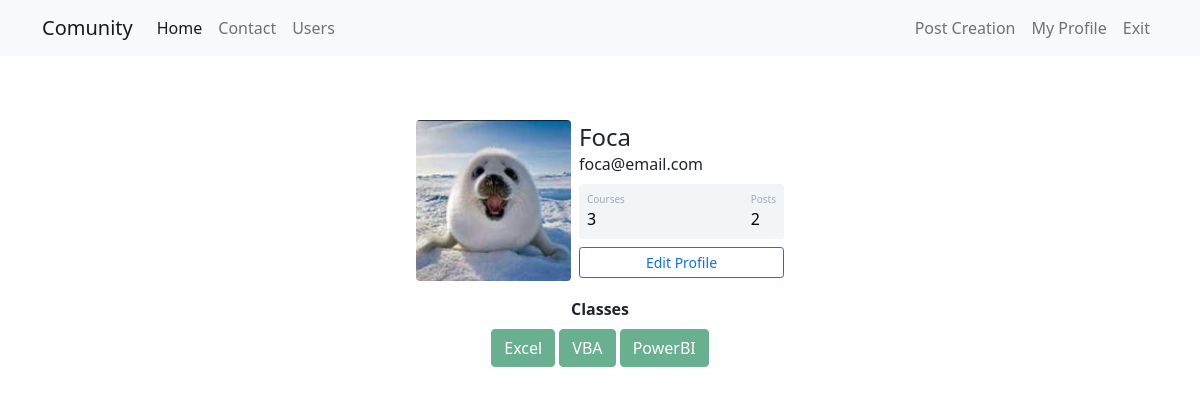
Screenshot of /profile (signed in) with the database file from the repository.
### communitywebsite/models.py (models this page shows)
class Customer(database.Model, UserMixin):
    id = database.Column(database.Integer, primary_key=True)
    username = database.Column(database.String, nullable=False)
    email = database.Column(database.String, nullable=False, unique=True)
    password = database.Column(database.String, nullable=False)
    user_picture = database.Column(database.String, default='default.jpg')
    posts = database.relationship('Post', backref='author', lazy=True)
    courses = database.Column(database.String, nullable=False, default='Uninformed')
    def posts_counter(self):
        return len(self.posts)

### communitywebsite/routes.py (the view)
@app.route('/profile')
@login_required
def profile():
    user_picture = url_for('static', filename='Profile_Pictures/{}'.format(current_user.user_picture))
    return render_template('profile.html', user_picture=user_picture)

### communitywebsite/models.py (called while the page is built)
@login_manager.user_loader
def load_user(id_user):
    return Customer.query.get(int(id_user))

### communitywebsite/templates/profile.html (shortened to what this page needs)
{% extends 'base.html' %}
{% block body %}
<div class="container mt-5 d-flex justify-content-center">
    <div class="card p-3">
        <div class="d-flex align-items-center">
            <div class="image pe-2"> <img src="{{ user_picture }}" class="rounded" width="155"> </div>
            <div class="ml-3 w-100">
                <h4 class="mb-0 mt-0">{{ current_user.username }}</h4> <span>{{ current_user.email }}</span>
                <div class="p-2 mt-2 bg-primary d-flex justify-content-between rounded text-white stats">
                    {% if 'Uninformed' in current_user.courses or current_user.courses == '' %}
                        <div class="d-flex flex-column"> <span class="articles">Courses</span> <span class="number1">0</span> </div>
                    {% else %}
                        <div class="d-flex flex-column"> <span class="articles">Courses</span> <span class="number1">{{ current_user.courses.count(';') + 1 }}</span> </div>
                    {% endif %}
                    <div class="d-flex flex-column"> <span class="rating">Posts</span> <span class="number3">{{ current_user.posts_counter() }}</span> </div>
                </div>
                <div class="button mt-2 d-flex flex-row align-items-center">
                    <a class="w-100" href="{{ url_for('edit_profile') }}">
                        <button class="btn btn-sm btn-outline-primary w-100">Edit Profile</button>
                    </a>
                </div>
            </div>
        </div>
    </div>
</div>
    <div class="row justify-content-center">
        <div class="col col-4" style="text-align: center">
            <strong>Classes</strong><br>
            {% for course in current_user.courses.split(';') %}
                <button type="button" class="btn btn-success mt-2" disabled>{{ course }}</button>
            {% endfor %}
        </div>
    </div>
{% endblock %}

### communitywebsite/static/main.css (style rules this page uses)
.card { width: 400px; border: none; border-radius: 10px; background-color: #fff }
.stats { background: #f2f5f8 !important; color: #000 !important }
.articles { font-size: 10px; color: #a1aab9 }
.number1 { font-weight: 500 }
.rating { font-size: 10px; color: #a1aab9 }
.number3 { font-weight: 500 }

### rows the page displays
Customer: username "Foca", email "foca@email.com", courses "3"

### other values shown
{{ current_user.posts_counter() }} "2"
{{ course }} "Excel" "VBA" "PowerBI"
